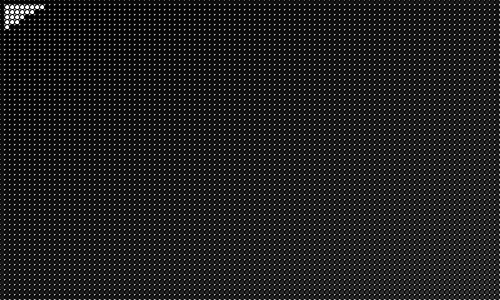
Frame 1 (no input)
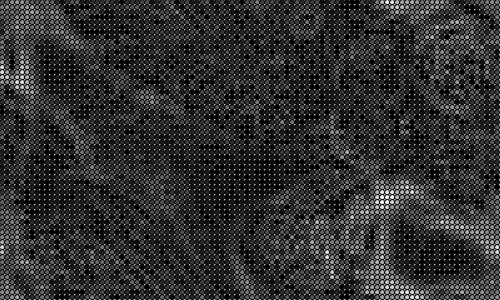
Frame 60 (the mouse pressed at the canvas centre just before this capture)
Frame 120 (the mouse held since frame 60 and released just before this capture): identical to frame 60, image omitted

The Processing sketch that drew these frames (run headless with seeded random() and noise(); from frame 60 on, the mouse is pressed at the canvas centre):

// Processing sketch: c7_6_wave
// ── c7_6_wave.pde
import java.util.List;
import java.util.ArrayList;


Cell[][] cellArray;
int NUM_X;
int NUM_Y;
final int CELL_SIZE = 5;

void setup(){
    size(500,300);
    NUM_X = floor(width/CELL_SIZE);
    NUM_Y = floor(height/CELL_SIZE);
    restart();
    frameRate(10);
}

void restart(){

    cellArray = new Cell[NUM_X][NUM_Y];
    for(int x=0; x<NUM_X; x++){
        for(int y=0; y<NUM_Y; y++){
            cellArray[x][y] = new Cell(x, y);
        }
    }

    for(int x=0; x<NUM_X; x++){
        for(int y=0; y<NUM_Y; y++){
            int above = y-1;
            int below = y+1;
            int left = x-1;
            int right = x+1;
            if(above < 0){
                above = NUM_Y-1;
            }
            if(below == NUM_Y){
                below = 0;
            }
            if(left < 0){
                left = NUM_X-1;
            }
            if(right == NUM_X){
                right = 0;
            }
            cellArray[x][y].addNeighbour(cellArray[left][above]);
            cellArray[x][y].addNeighbour(cellArray[left][y]);
            cellArray[x][y].addNeighbour(cellArray[left][below]);
            cellArray[x][y].addNeighbour(cellArray[x][above]);
            cellArray[x][y].addNeighbour(cellArray[x][below]);
            cellArray[x][y].addNeighbour(cellArray[right][above]);
            cellArray[x][y].addNeighbour(cellArray[right][y]);
            cellArray[x][y].addNeighbour(cellArray[right][below]);
        }
    }
}

void draw(){
    background(255);
    for(int x=0; x<NUM_X; x++){
        for(int y=0; y<NUM_Y; y++){
            cellArray[x][y].calcNextState();
        }
    }
    translate(CELL_SIZE/2, CELL_SIZE/2);

    for(int x=0; x<NUM_X; x++){
        for(int y=0; y<NUM_Y; y++){
            cellArray[x][y].draw();
        }
    }
}

void mousePressed(){
    restart();
}

class Cell {
    protected int age = 0;
    color fillCol;
    color blankCol;

    protected float x, y;
    protected float state;
    protected float nextState;
    protected float lastState = 0;
    List<Cell> neighbours;

    Cell(float ex, float why){
        this.x = ex * CELL_SIZE;
        this.y = why * CELL_SIZE;
        this.nextState = ((x/500)+(y/300))*14;
        this.state = nextState;
        this.neighbours = new ArrayList();
        this.fillCol = color(random(255), random(255), random(255));
        this.blankCol = color(255);

    }

    void addNeighbour(Cell cell){
        this.neighbours.add(cell);
    }

    protected int getLiveCount(){
        int n = 0;
        for(Cell c : this.neighbours){
            n += c.state;
        }
        return n;
    }

    void draw(){
        this.state = this.nextState;
        stroke(0);
        fill(this.state);
        ellipse(this.x, this.y, CELL_SIZE, CELL_SIZE);
    }

    void calcNextState(){
        int mean = int(this.getLiveCount()/8);

        switch(mean){
            case 0:
                this.nextState = 255;
                break;
            case 255:
                this.nextState = 0;
                break;
            default:
                this.nextState = this.state + mean;
                if(this.lastState > 0){
                    this.nextState -= this.lastState;
                }
                if(this.nextState > 255){
                    this.nextState = 255;
                }else if (this.nextState < 0){
                    this.nextState = 0;
                }
                break;
        }
        this.lastState = this.state;
    }

}
